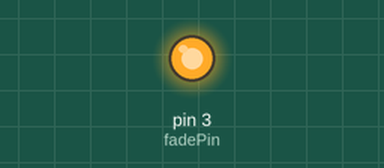
Bench run of a sketch on a simulated Arduino Uno, built with avr-gcc and run on an emulated ATmega328P. Shown: output pins drawn as LEDs (lit = HIGH).

Above: at 0.1 s.
Timing chart, 0 to 1.6 s (numbered marks = the images above):
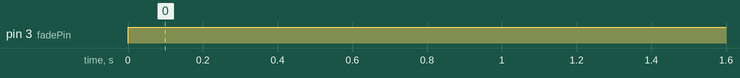

The sketch:

MotorTest.ino
```cpp
#define fadePin 3

void setup() {
  pinMode(fadePin, OUTPUT);
  Serial.begin(9600);
}

void loop() {
//  for (int i = 0; i < 360; i++) {
//    //convert 0-360 angle to radian (needed for sin function)
//    float rad = DEG_TO_RAD * i;
//
//    //calculate sin of angle as number between 0 and 255
//    int sinOut = constrain((sin(rad) * 128) + 128, 0, 255);
//
//    analogWrite(fadePin, sinOut);
//
//    Serial.println(sinOut);
//    delay(15);
//  }

  digitalWrite(fadePin, HIGH);
  //analogWrite(fadePin, 255);
  delay(5);
}
```

Measured:
- by itself, pin 3 (fadePin): LOW → HIGH at 0.00 s
